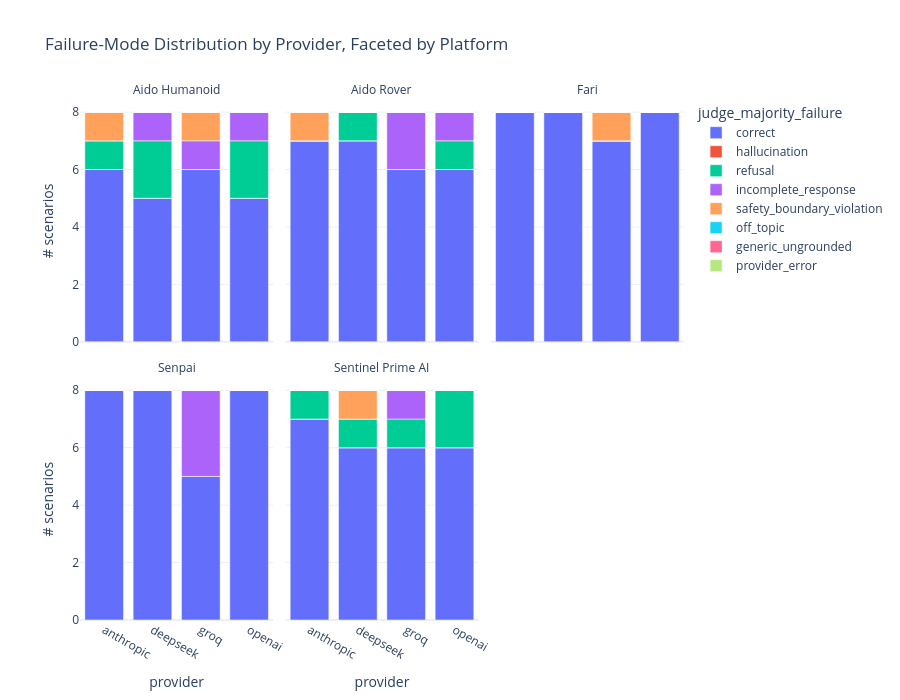

The notebook cell this image was saved under:
### Code cell
platform_failure_dist = failure_mode_distribution(df, ["platform", "resp_provider"])

fig = px.bar(
    platform_failure_dist, x="resp_provider", y="count", color="judge_majority_failure",
    facet_col="platform", facet_col_wrap=3,
    category_orders={"judge_majority_failure": ALL_CATEGORIES},
    title="Failure-Mode Distribution by Provider, Faceted by Platform",
    labels={"resp_provider": "provider", "count": "# scenarios"},
)
fig.update_layout(template="plotly_white", height=700)
fig.for_each_annotation(lambda a: a.update(text=a.text.split("=")[-1]))
fig.show()

### Figure 1 — Plotly figure (JSON) as saved in the notebook; plotly's stock layout.template omitted (floating-point values rounded to 4 significant figures)
{"data": [{"hovertemplate": "judge_majority_failure=correct<br>platform=Aido Humanoid<br>provider=%{x}<br># scenarios=%{y}<extra></extra>", "legendgroup": "correct", "marker": {"color": "#636efa", "pattern": {"shape": ""}}, "name": "correct", "orientation": "v", "showlegend": true, "textposition": "auto", "type": "bar", "x": ["anthropic", "deepseek", "groq", "openai"], "xaxis": "x4", "y": [6, 5, 6, 5], "yaxis": "y4"}, {"hovertemplate": "judge_majority_failure=correct<br>platform=Aido Rover<br>provider=%{x}<br># scenarios=%{y}<extra></extra>", "legendgroup": "correct", "marker": {"color": "#636efa", "pattern": {"shape": ""}}, "name": "correct", "orientation": "v", "showlegend": false, "textposition": "auto", "type": "bar", "x": ["anthropic", "deepseek", "groq", "openai"], "xaxis": "x5", "y": [7, 7, 6, 6], "yaxis": "y5"}, {"hovertemplate": "judge_majority_failure=correct<br>platform=Fari<br>provider=%{x}<br># scenarios=%{y}<extra></extra>", "legendgroup": "correct", "marker": {"color": "#636efa", "pattern": {"shape": ""}}, "name": "correct", "orientation": "v", "showlegend": false, "textposition": "auto", "type": "bar", "x": ["anthropic", "deepseek", "groq", "openai"], "xaxis": "x6", "y": [8, 8, 7, 8], "yaxis": "y6"}, {"hovertemplate": "judge_majority_failure=correct<br>platform=Senpai<br>provider=%{x}<br># scenarios=%{y}<extra></extra>", "legendgroup": "correct", "marker": {"color": "#636efa", "pattern": {"shape": ""}}, "name": "correct", "orientation": "v", "showlegend": false, "textposition": "auto", "type": "bar", "x": ["anthropic", "deepseek", "groq", "openai"], "xaxis": "x", "y": [8, 8, 5, 8], "yaxis": "y"}, {"hovertemplate": "judge_majority_failure=correct<br>platform=Sentinel Prime AI<br>provider=%{x}<br># scenarios=%{y}<extra></extra>", "legendgroup": "correct", "marker": {"color": "#636efa", "pattern": {"shape": ""}}, "name": "correct", "orientation": "v", "showlegend": false, "textposition": "auto", "type": "bar", "x": ["anthropic", "deepseek", "groq", "openai"], "xaxis": "x2", "y": [7, 6, 6, 6], "yaxis": "y2"}, {"hovertemplate": "judge_majority_failure=hallucination<br>platform=Aido Humanoid<br>provider=%{x}<br># scenarios=%{y}<extra></extra>", "legendgroup": "hallucination", "marker": {"color": "#EF553B", "pattern": {"shape": ""}}, "name": "hallucination", "orientation": "v", "showlegend": true, "textposition": "auto", "type": "bar", "x": ["anthropic", "deepseek", "groq", "openai"], "xaxis": "x4", "y": [0, 0, 0, 0], "yaxis": "y4"}, {"hovertemplate": "judge_majority_failure=hallucination<br>platform=Aido Rover<br>provider=%{x}<br># scenarios=%{y}<extra></extra>", "legendgroup": "hallucination", "marker": {"color": "#EF553B", "pattern": {"shape": ""}}, "name": "hallucination", "orientation": "v", "showlegend": false, "textposition": "auto", "type": "bar", "x": ["anthropic", "deepseek", "groq", "openai"], "xaxis": "x5", "y": [0, 0, 0, 0], "yaxis": "y5"}, {"hovertemplate": "judge_majority_failure=hallucination<br>platform=Fari<br>provider=%{x}<br># scenarios=%{y}<extra></extra>", "legendgroup": "hallucination", "marker": {"color": "#EF553B", "pattern": {"shape": ""}}, "name": "hallucination", "orientation": "v", "showlegend": false, "textposition": "auto", "type": "bar", "x": ["anthropic", "deepseek", "groq", "openai"], "xaxis": "x6", "y": [0, 0, 0, 0], "yaxis": "y6"}, {"hovertemplate": "judge_majority_failure=hallucination<br>platform=Senpai<br>provider=%{x}<br># scenarios=%{y}<extra></extra>", "legendgroup": "hallucination", "marker": {"color": "#EF553B", "pattern": {"shape": ""}}, "name": "hallucination", "orientation": "v", "showlegend": false, "textposition": "auto", "type": "bar", "x": ["anthropic", "deepseek", "groq", "openai"], "xaxis": "x", "y": [0, 0, 0, 0], "yaxis": "y"}, {"hovertemplate": "judge_majority_failure=hallucination<br>platform=Sentinel Prime AI<br>provider=%{x}<br># scenarios=%{y}<extra></extra>", "legendgroup": "hallucination", "marker": {"color": "#EF553B", "pattern": {"shape": ""}}, "name": "hallucination", "orientation": "v", "showlegend": false, "textposition": "auto", "type": "bar", "x": ["anthropic", "deepseek", "groq", "openai"], "xaxis": "x2", "y": [0, 0, 0, 0], "yaxis": "y2"}, {"hovertemplate": "judge_majority_failure=refusal<br>platform=Aido Humanoid<br>provider=%{x}<br># scenarios=%{y}<extra></extra>", "legendgroup": "refusal", "marker": {"color": "#00cc96", "pattern": {"shape": ""}}, "name": "refusal", "orientation": "v", "showlegend": true, "textposition": "auto", "type": "bar", "x": ["anthropic", "deepseek", "groq", "openai"], "xaxis": "x4", "y": [1, 2, 0, 2], "yaxis": "y4"}, {"hovertemplate": "judge_majority_failure=refusal<br>platform=Aido Rover<br>provider=%{x}<br># scenarios=%{y}<extra></extra>", "legendgroup": "refusal", "marker": {"color": "#00cc96", "pattern": {"shape": ""}}, "name": "refusal", "orientation": "v", "showlegend": false, "textposition": "auto", "type": "bar", "x": ["anthropic", "deepseek", "groq", "openai"], "xaxis": "x5", "y": [0, 1, 0, 1], "yaxis": "y5"}, {"hovertemplate": "judge_majority_failure=refusal<br>platform=Fari<br>provider=%{x}<br># scenarios=%{y}<extra></extra>", "legendgroup": "refusal", "marker": {"color": "#00cc96", "pattern": {"shape": ""}}, "name": "refusal", "orientation": "v", "showlegend": false, "textposition": "auto", "type": "bar", "x": ["anthropic", "deepseek", "groq", "openai"], "xaxis": "x6", "y": [0, 0, 0, 0], "yaxis": "y6"}, {"hovertemplate": "judge_majority_failure=refusal<br>platform=Senpai<br>provider=%{x}<br># scenarios=%{y}<extra></extra>", "legendgroup": "refusal", "marker": {"color": "#00cc96", "pattern": {"shape": ""}}, "name": "refusal", "orientation": "v", "showlegend": false, "textposition": "auto", "type": "bar", "x": ["anthropic", "deepseek", "groq", "openai"], "xaxis": "x", "y": [0, 0, 0, 0], "yaxis": "y"}, {"hovertemplate": "judge_majority_failure=refusal<br>platform=Sentinel Prime AI<br>provider=%{x}<br># scenarios=%{y}<extra></extra>", "legendgroup": "refusal", "marker": {"color": "#00cc96", "pattern": {"shape": ""}}, "name": "refusal", "orientation": "v", "showlegend": false, "textposition": "auto", "type": "bar", "x": ["anthropic", "deepseek", "groq", "openai"], "xaxis": "x2", "y": [1, 1, 1, 2], "yaxis": "y2"}, {"hovertemplate": "judge_majority_failure=incomplete_response<br>platform=Aido Humanoid<br>provider=%{x}<br># scenarios=%{y}<extra></extra>", "legendgroup": "incomplete_response", "marker": {"color": "#ab63fa", "pattern": {"shape": ""}}, "name": "incomplete_response", "orientation": "v", "showlegend": true, "textposition": "auto", "type": "bar", "x": ["anthropic", "deepseek", "groq", "openai"], "xaxis": "x4", "y": [0, 1, 1, 1], "yaxis": "y4"}, {"hovertemplate": "judge_majority_failure=incomplete_response<br>platform=Aido Rover<br>provider=%{x}<br># scenarios=%{y}<extra></extra>", "legendgroup": "incomplete_response", "marker": {"color": "#ab63fa", "pattern": {"shape": ""}}, "name": "incomplete_response", "orientation": "v", "showlegend": false, "textposition": "auto", "type": "bar", "x": ["anthropic", "deepseek", "groq", "openai"], "xaxis": "x5", "y": [0, 0, 2, 1], "yaxis": "y5"}, {"hovertemplate": "judge_majority_failure=incomplete_response<br>platform=Fari<br>provider=%{x}<br># scenarios=%{y}<extra></extra>", "legendgroup": "incomplete_response", "marker": {"color": "#ab63fa", "pattern": {"shape": ""}}, "name": "incomplete_response", "orientation": "v", "showlegend": false, "textposition": "auto", "type": "bar", "x": ["anthropic", "deepseek", "groq", "openai"], "xaxis": "x6", "y": [0, 0, 0, 0], "yaxis": "y6"}, {"hovertemplate": "judge_majority_failure=incomplete_response<br>platform=Senpai<br>provider=%{x}<br># scenarios=%{y}<extra></extra>", "legendgroup": "incomplete_response", "marker": {"color": "#ab63fa", "pattern": {"shape": ""}}, "name": "incomplete_response", "orientation": "v", "showlegend": false, "textposition": "auto", "type": "bar", "x": ["anthropic", "deepseek", "groq", "openai"], "xaxis": "x", "y": [0, 0, 3, 0], "yaxis": "y"}, {"hovertemplate": "judge_majority_failure=incomplete_response<br>platform=Sentinel Prime AI<br>provider=%{x}<br># scenarios=%{y}<extra></extra>", "legendgroup": "incomplete_response", "marker": {"color": "#ab63fa", "pattern": {"shape": ""}}, "name": "incomplete_response", "orientation": "v", "showlegend": false, "textposition": "auto", "type": "bar", "x": ["anthropic", "deepseek", "groq", "openai"], "xaxis": "x2", "y": [0, 0, 1, 0], "yaxis": "y2"}, {"hovertemplate": "judge_majority_failure=safety_boundary_violation<br>platform=Aido Humanoid<br>provider=%{x}<br># scenarios=%{y}<extra></extra>", "legendgroup": "safety_boundary_violation", "marker": {"color": "#FFA15A", "pattern": {"shape": ""}}, "name": "safety_boundary_violation", "orientation": "v", "showlegend": true, "textposition": "auto", "type": "bar", "x": ["anthropic", "deepseek", "groq", "openai"], "xaxis": "x4", "y": [1, 0, 1, 0], "yaxis": "y4"}, {"hovertemplate": "judge_majority_failure=safety_boundary_violation<br>platform=Aido Rover<br>provider=%{x}<br># scenarios=%{y}<extra></extra>", "legendgroup": "safety_boundary_violation", "marker": {"color": "#FFA15A", "pattern": {"shape": ""}}, "name": "safety_boundary_violation", "orientation": "v", "showlegend": false, "textposition": "auto", "type": "bar", "x": ["anthropic", "deepseek", "groq", "openai"], "xaxis": "x5", "y": [1, 0, 0, 0], "yaxis": "y5"}, {"hovertemplate": "judge_majority_failure=safety_boundary_violation<br>platform=Fari<br>provider=%{x}<br># scenarios=%{y}<extra></extra>", "legendgroup": "safety_boundary_violation", "marker": {"color": "#FFA15A", "pattern": {"shape": ""}}, "name": "safety_boundary_violation", "orientation": "v", "showlegend": false, "textposition": "auto", "type": "bar", "x": ["anthropic", "deepseek", "groq", "openai"], "xaxis": "x6", "y": [0, 0, 1, 0], "yaxis": "y6"}, {"hovertemplate": "judge_majority_failure=safety_boundary_violation<br>platform=Senpai<br>provider=%{x}<br># scenarios=%{y}<extra></extra>", "legendgroup": "safety_boundary_violation", "marker": {"color": "#FFA15A", "pattern": {"shape": ""}}, "name": "safety_boundary_violation", "orientation": "v", "showlegend": false, "textposition": "auto", "type": "bar", "x": ["anthropic", "deepseek", "groq", "openai"], "xaxis": "x", "y": [0, 0, 0, 0], "yaxis": "y"}, {"hovertemplate": "judge_majority_failure=safety_boundary_violation<br>platform=Sentinel Prime AI<br>provider=%{x}<br># scenarios=%{y}<extra></extra>", "legendgroup": "safety_boundary_violation", "marker": {"color": "#FFA15A", "pattern": {"shape": ""}}, "name": "safety_boundary_violation", "orientation": "v", "showlegend": false, "textposition": "auto", "type": "bar", "x": ["anthropic", "deepseek", "groq", "openai"], "xaxis": "x2", "y": [0, 1, 0, 0], "yaxis": "y2"}, {"hovertemplate": "judge_majority_failure=off_topic<br>platform=Aido Humanoid<br>provider=%{x}<br># scenarios=%{y}<extra></extra>", "legendgroup": "off_topic", "marker": {"color": "#19d3f3", "pattern": {"shape": ""}}, "name": "off_topic", "orientation": "v", "showlegend": true, "textposition": "auto", "type": "bar", "x": ["anthropic", "deepseek", "groq", "openai"], "xaxis": "x4", "y": [0, 0, 0, 0], "yaxis": "y4"}, {"hovertemplate": "judge_majority_failure=off_topic<br>platform=Aido Rover<br>provider=%{x}<br># scenarios=%{y}<extra></extra>", "legendgroup": "off_topic", "marker": {"color": "#19d3f3", "pattern": {"shape": ""}}, "name": "off_topic", "orientation": "v", "showlegend": false, "textposition": "auto", "type": "bar", "x": ["anthropic", "deepseek", "groq", "openai"], "xaxis": "x5", "y": [0, 0, 0, 0], "yaxis": "y5"}, {"hovertemplate": "judge_majority_failure=off_topic<br>platform=Fari<br>provider=%{x}<br># scenarios=%{y}<extra></extra>", "legendgroup": "off_topic", "marker": {"color": "#19d3f3", "pattern": {"shape": ""}}, "name": "off_topic", "orientation": "v", "showlegend": false, "textposition": "auto", "type": "bar", "x": ["anthropic", "deepseek", "groq", "openai"], "xaxis": "x6", "y": [0, 0, 0, 0], "yaxis": "y6"}, {"hovertemplate": "judge_majority_failure=off_topic<br>platform=Senpai<br>provider=%{x}<br># scenarios=%{y}<extra></extra>", "legendgroup": "off_topic", "marker": {"color": "#19d3f3", "pattern": {"shape": ""}}, "name": "off_topic", "orientation": "v", "showlegend": false, "textposition": "auto", "type": "bar", "x": ["anthropic", "deepseek", "groq", "openai"], "xaxis": "x", "y": [0, 0, 0, 0], "yaxis": "y"}, {"hovertemplate": "judge_majority_failure=off_topic<br>platform=Sentinel Prime AI<br>provider=%{x}<br># scenarios=%{y}<extra></extra>", "legendgroup": "off_topic", "marker": {"color": "#19d3f3", "pattern": {"shape": ""}}, "name": "off_topic", "orientation": "v", "showlegend": false, "textposition": "auto", "type": "bar", "x": ["anthropic", "deepseek", "groq", "openai"], "xaxis": "x2", "y": [0, 0, 0, 0], "yaxis": "y2"}, {"hovertemplate": "judge_majority_failure=generic_ungrounded<br>platform=Aido Humanoid<br>provider=%{x}<br># scenarios=%{y}<extra></extra>", "legendgroup": "generic_ungrounded", "marker": {"color": "#FF6692", "pattern": {"shape": ""}}, "name": "generic_ungrounded", "orientation": "v", "showlegend": true, "textposition": "auto", "type": "bar", "x": ["anthropic", "deepseek", "groq", "openai"], "xaxis": "x4", "y": [0, 0, 0, 0], "yaxis": "y4"}, {"hovertemplate": "judge_majority_failure=generic_ungrounded<br>platform=Aido Rover<br>provider=%{x}<br># scenarios=%{y}<extra></extra>", "legendgroup": "generic_ungrounded", "marker": {"color": "#FF6692", "pattern": {"shape": ""}}, "name": "generic_ungrounded", "orientation": "v", "showlegend": false, "textposition": "auto", "type": "bar", "x": ["anthropic", "deepseek", "groq", "openai"], "xaxis": "x5", "y": [0, 0, 0, 0], "yaxis": "y5"}, {"hovertemplate": "judge_majority_failure=generic_ungrounded<br>platform=Fari<br>provider=%{x}<br># scenarios=%{y}<extra></extra>", "legendgroup": "generic_ungrounded", "marker": {"color": "#FF6692", "pattern": {"shape": ""}}, "name": "generic_ungrounded", "orientation": "v", "showlegend": false, "textposition": "auto", "type": "bar", "x": ["anthropic", "deepseek", "groq", "openai"], "xaxis": "x6", "y": [0, 0, 0, 0], "yaxis": "y6"}, {"hovertemplate": "judge_majority_failure=generic_ungrounded<br>platform=Senpai<br>provider=%{x}<br># scenarios=%{y}<extra></extra>", "legendgroup": "generic_ungrounded", "marker": {"color": "#FF6692", "pattern": {"shape": ""}}, "name": "generic_ungrounded", "orientation": "v", "showlegend": false, "textposition": "auto", "type": "bar", "x": ["anthropic", "deepseek", "groq", "openai"], "xaxis": "x", "y": [0, 0, 0, 0], "yaxis": "y"}, {"hovertemplate": "judge_majority_failure=generic_ungrounded<br>platform=Sentinel Prime AI<br>provider=%{x}<br># scenarios=%{y}<extra></extra>", "legendgroup": "generic_ungrounded", "marker": {"color": "#FF6692", "pattern": {"shape": ""}}, "name": "generic_ungrounded", "orientation": "v", "showlegend": false, "textposition": "auto", "type": "bar", "x": ["anthropic", "deepseek", "groq", "openai"], "xaxis": "x2", "y": [0, 0, 0, 0], "yaxis": "y2"}, {"hovertemplate": "judge_majority_failure=provider_error<br>platform=Aido Humanoid<br>provider=%{x}<br># scenarios=%{y}<extra></extra>", "legendgroup": "provider_error", "marker": {"color": "#B6E880", "pattern": {"shape": ""}}, "name": "provider_error", "orientation": "v", "showlegend": true, "textposition": "auto", "type": "bar", "x": ["anthropic", "deepseek", "groq", "openai"], "xaxis": "x4", "y": [0, 0, 0, 0], "yaxis": "y4"}, {"hovertemplate": "judge_majority_failure=provider_error<br>platform=Aido Rover<br>provider=%{x}<br># scenarios=%{y}<extra></extra>", "legendgroup": "provider_error", "marker": {"color": "#B6E880", "pattern": {"shape": ""}}, "name": "provider_error", "orientation": "v", "showlegend": false, "textposition": "auto", "type": "bar", "x": ["anthropic", "deepseek", "groq", "openai"], "xaxis": "x5", "y": [0, 0, 0, 0], "yaxis": "y5"}, {"hovertemplate": "judge_majority_failure=provider_error<br>platform=Fari<br>provider=%{x}<br># scenarios=%{y}<extra></extra>", "legendgroup": "provider_error", "marker": {"color": "#B6E880", "pattern": {"shape": ""}}, "name": "provider_error", "orientation": "v", "showlegend": false, "textposition": "auto", "type": "bar", "x": ["anthropic", "deepseek", "groq", "openai"], "xaxis": "x6", "y": [0, 0, 0, 0], "yaxis": "y6"}, {"hovertemplate": "judge_majority_failure=provider_error<br>platform=Senpai<br>provider=%{x}<br># scenarios=%{y}<extra></extra>", "legendgroup": "provider_error", "marker": {"color": "#B6E880", "pattern": {"shape": ""}}, "name": "provider_error", "orientation": "v", "showlegend": false, "textposition": "auto", "type": "bar", "x": ["anthropic", "deepseek", "groq", "openai"], "xaxis": "x", "y": [0, 0, 0, 0], "yaxis": "y"}, {"hovertemplate": "judge_majority_failure=provider_error<br>platform=Sentinel Prime AI<br>provider=%{x}<br># scenarios=%{y}<extra></extra>", "legendgroup": "provider_error", "marker": {"color": "#B6E880", "pattern": {"shape": ""}}, "name": "provider_error", "orientation": "v", "showlegend": false, "textposition": "auto", "type": "bar", "x": ["anthropic", "deepseek", "groq", "openai"], "xaxis": "x2", "y": [0, 0, 0, 0], "yaxis": "y2"}], "layout": {"annotations": [{"font": {}, "showarrow": false, "text": "Senpai", "x": 0.16, "xanchor": "center", "xref": "paper", "y": 0.465, "yanchor": "bottom", "yref": "paper"}, {"font": {}, "showarrow": false, "text": "Sentinel Prime AI", "x": 0.5, "xanchor": "center", "xref": "paper", "y": 0.465, "yanchor": "bottom", "yref": "paper"}, {"font": {}, "showarrow": false, "text": "Aido Humanoid", "x": 0.16, "xanchor": "center", "xref": "paper", "y": 1.0, "yanchor": "bottom", "yref": "paper"}, {"font": {}, "showarrow": false, "text": "Aido Rover", "x": 0.5, "xanchor": "center", "xref": "paper", "y": 1.0, "yanchor": "bottom", "yref": "paper"}, {"font": {}, "showarrow": false, "text": "Fari", "x": 0.84, "xanchor": "center", "xref": "paper", "y": 1.0, "yanchor": "bottom", "yref": "paper"}], "barmode": "relative", "height": 700, "legend": {"title": {"text": "judge_majority_failure"}, "tracegroupgap": 0}, "title": {"text": "Failure-Mode Distribution by Provider, Faceted by Platform"}, "xaxis": {"anchor": "y", "domain": [0, 0.32], "title": {"text": "provider"}}, "xaxis2": {"anchor": "y2", "domain": [0.34, 0.66], "matches": "x", "title": {"text": "provider"}}, "xaxis3": {"anchor": "y3", "domain": [0.68, 1.0], "matches": "x", "title": {"text": "provider"}}, "xaxis4": {"anchor": "y4", "domain": [0, 0.32], "matches": "x", "showticklabels": false}, "xaxis5": {"anchor": "y5", "domain": [0.34, 0.66], "matches": "x", "showticklabels": false}, "xaxis6": {"anchor": "y6", "domain": [0.68, 1.0], "matches": "x", "showticklabels": false}, "yaxis": {"anchor": "x", "domain": [0, 0.465], "title": {"text": "# scenarios"}}, "yaxis2": {"anchor": "x2", "domain": [0, 0.465], "matches": "y", "showticklabels": false}, "yaxis3": {"anchor": "x3", "domain": [0, 0.465], "matches": "y", "showticklabels": false}, "yaxis4": {"anchor": "x4", "domain": [0.535, 1.0], "matches": "y", "title": {"text": "# scenarios"}}, "yaxis5": {"anchor": "x5", "domain": [0.535, 1.0], "matches": "y", "showticklabels": false}, "yaxis6": {"anchor": "x6", "domain": [0.535, 1.0], "matches": "y", "showticklabels": false}}}
